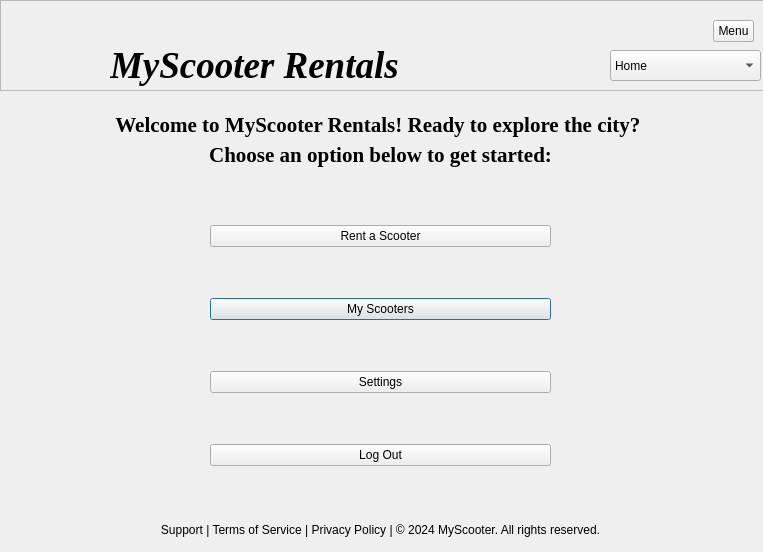
<?xml version="1.0" encoding="UTF-8"?>
<ui version="4.0">
 <class>scooter_management</class>
 <widget class="QDialog" name="scooter_management">
  <property name="geometry">
   <rect>
    <x>0</x>
    <y>0</y>
    <width>763</width>
    <height>552</height>
   </rect>
  </property>
  <property name="windowTitle">
   <string>Dialog</string>
  </property>
  <widget class="QWidget" name="verticalLayoutWidget">
   <property name="geometry">
    <rect>
     <x>210</x>
     <y>180</y>
     <width>341</width>
     <height>331</height>
    </rect>
   </property>
   <layout class="QVBoxLayout" name="verticalLayout">
    <item>
     <widget class="QPushButton" name="pushButton_2">
      <property name="text">
       <string>Rent a Scooter</string>
      </property>
      <property name="autoDefault">
       <bool>false</bool>
      </property>
     </widget>
    </item>
    <item>
     <widget class="QPushButton" name="pushButton_4">
      <property name="text">
       <string>My Scooters</string>
      </property>
     </widget>
    </item>
    <item>
     <widget class="QPushButton" name="pushButton">
      <property name="text">
       <string>Settings</string>
      </property>
     </widget>
    </item>
    <item>
     <widget class="QPushButton" name="pushButton_3">
      <property name="text">
       <string>Log Out</string>
      </property>
     </widget>
    </item>
   </layout>
  </widget>
  <widget class="QLabel" name="label_3">
   <property name="geometry">
    <rect>
     <x>0</x>
     <y>520</y>
     <width>761</width>
     <height>20</height>
    </rect>
   </property>
   <property name="text">
    <string>Support | Terms of Service | Privacy Policy | © 2024 MyScooter. All rights reserved.</string>
   </property>
   <property name="alignment">
    <set>Qt::AlignCenter</set>
   </property>
  </widget>
  <widget class="QFrame" name="frame">
   <property name="geometry">
    <rect>
     <x>0</x>
     <y>0</y>
     <width>771</width>
     <height>91</height>
    </rect>
   </property>
   <property name="frameShape">
    <enum>QFrame::StyledPanel</enum>
   </property>
   <property name="frameShadow">
    <enum>QFrame::Raised</enum>
   </property>
   <widget class="QLabel" name="label_2">
    <property name="geometry">
     <rect>
      <x>110</x>
      <y>40</y>
      <width>421</width>
      <height>50</height>
     </rect>
    </property>
    <property name="font">
     <font>
      <family>Times New Roman</family>
      <pointsize>28</pointsize>
      <italic>true</italic>
      <bold>true</bold>
     </font>
    </property>
    <property name="text">
     <string>MyScooter Rentals</string>
    </property>
   </widget>
   <widget class="QLabel" name="label">
    <property name="geometry">
     <rect>
      <x>10</x>
      <y>0</y>
      <width>81</width>
      <height>81</height>
     </rect>
    </property>
    <property name="text">
     <string/>
    </property>
    <property name="pixmap">
     <pixmap>../scooter.png</pixmap>
    </property>
    <property name="scaledContents">
     <bool>true</bool>
    </property>
    <property name="wordWrap">
     <bool>false</bool>
    </property>
   </widget>
   <widget class="QComboBox" name="comboBox">
    <property name="geometry">
     <rect>
      <x>610</x>
      <y>50</y>
      <width>151</width>
      <height>31</height>
     </rect>
    </property>
    <property name="palette">
     <palette>
      <active>
       <colorrole role="WindowText">
        <brush brushstyle="SolidPattern">
         <color alpha="255">
          <red>255</red>
          <green>255</green>
          <blue>255</blue>
         </color>
        </brush>
       </colorrole>
      </active>
      <inactive>
       <colorrole role="WindowText">
        <brush brushstyle="SolidPattern">
         <color alpha="255">
          <red>255</red>
          <green>255</green>
          <blue>255</blue>
         </color>
        </brush>
       </colorrole>
      </inactive>
      <disabled/>
     </palette>
    </property>
    <item>
     <property name="text">
      <string>Home</string>
     </property>
    </item>
    <item>
     <property name="text">
      <string>Rent a Scooter</string>
     </property>
    </item>
    <item>
     <property name="text">
      <string>My Scooters</string>
     </property>
    </item>
    <item>
     <property name="text">
      <string>Settings</string>
     </property>
    </item>
    <item>
     <property name="text">
      <string>Log Out</string>
     </property>
    </item>
   </widget>
   <widget class="QToolButton" name="toolButton">
    <property name="geometry">
     <rect>
      <x>713</x>
      <y>20</y>
      <width>41</width>
      <height>22</height>
     </rect>
    </property>
    <property name="text">
     <string>Menu</string>
    </property>
   </widget>
  </widget>
  <widget class="QLabel" name="label_5">
   <property name="geometry">
    <rect>
     <x>0</x>
     <y>109</y>
     <width>761</width>
     <height>31</height>
    </rect>
   </property>
   <property name="font">
    <font>
     <family>Times New Roman</family>
     <pointsize>16</pointsize>
     <italic>false</italic>
     <bold>true</bold>
    </font>
   </property>
   <property name="text">
    <string>Welcome to MyScooter Rentals! Ready to explore the city? </string>
   </property>
   <property name="alignment">
    <set>Qt::AlignCenter</set>
   </property>
  </widget>
  <widget class="QLabel" name="label_6">
   <property name="geometry">
    <rect>
     <x>0</x>
     <y>139</y>
     <width>761</width>
     <height>31</height>
    </rect>
   </property>
   <property name="font">
    <font>
     <family>Times New Roman</family>
     <pointsize>16</pointsize>
     <bold>true</bold>
    </font>
   </property>
   <property name="text">
    <string>Choose an option below to get started:</string>
   </property>
   <property name="alignment">
    <set>Qt::AlignCenter</set>
   </property>
  </widget>
 </widget>
 <resources/>
 <connections/>
</ui>
